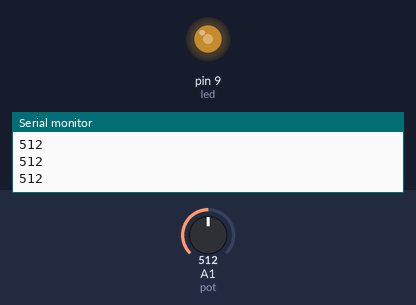
The sketch below on a simulated Arduino Uno, built with avr-gcc and run on an emulated ATmega328P. On the bench: output pins drawn as LEDs (lit = HIGH), the last lines printed to the serial monitor. Inputs (shaded band) come from the test bench; at power-on: A1 (pot) = 512.

Above: at 1.2 s.
1.3 s: A1 (pot) set to 716
At 2.0 s:
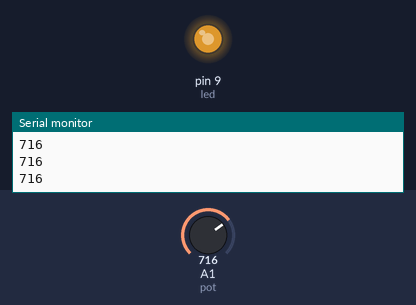
2.8 s: A1 (pot) set to 900
At 3.2 s:
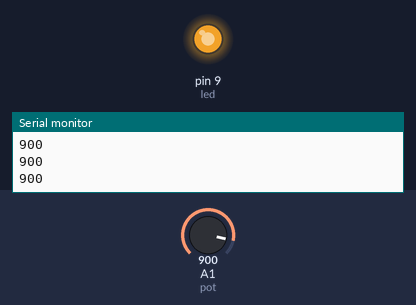
4.3 s: A1 (pot) set to 122
At 5.5 s:
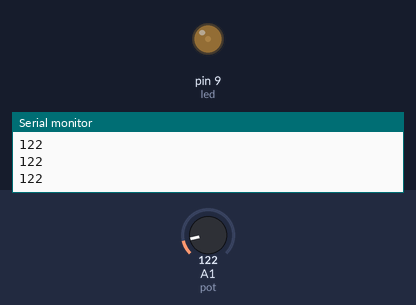
Timing chart, 0 to 7.3 s (numbered marks = the images above; inputs shaded):
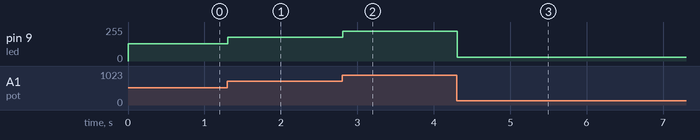

The sketch:

sketch_may29aBrightnessControl.ino
```cpp
//Controls the brightness of an LED at the frequency induced by the potentiometer.
int pot = 1;
int led = 9;
int valor = 0;
void setup() {
  Serial.begin(9600);
  pinMode(led, OUTPUT);
}
void loop() {
  valor = analogRead(pot);
  Serial.println(valor);
  if (valor > 0) {
    analogWrite(led, (valor / 4));
  }
}
```

Measured:
- after the input at 1.3 s, pin 9 (led): 128/255 → 179/255 at once
- after the input at 2.8 s, pin 9 (led): 179/255 → 225/255 at once
- after the input at 4.3 s, pin 9 (led): 225/255 → 30/255 at once
